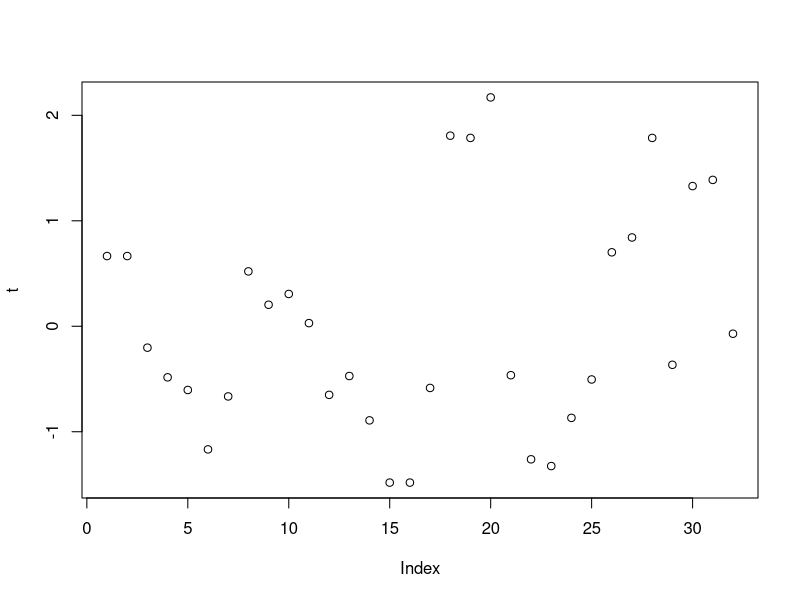

Recreate this plot in R. (Note: this script raises an error after producing the figure.)
## ---- chunk 1
knitr::opts_chunk$set(echo = TRUE)
library(tidyverse)
library(car)
## ---- chunk 2
mtcars
## ---- chunk 3
reg <- lm(mpg~carb, data = mtcars) # the fuel consumption in miles per gallon ~ number of carburetors
summary(reg)

## ---- chunk 4
reduced <- lm(mpg ~ carb, data = mtcars) # simple linear regression predicting Y in terms of X 
full <- lm(mpg ~ as.factor(carb), data = mtcars) # using group means to predict Y for each value of X, thus treating X as a categorical variable

anova(reduced, full)
## ---- chunk 5
# Studentized residuals and testing for outliers
t <- rstudent(reg)
par(mfrow=c(1,1)) # Return to the 1x1 plot window 
plot(t)
t[ abs(t) > 2 ]
n = length(carb)
qt( 0.025/n, n-2 ) # -3.478736
t[ abs(t) > abs(qt( 0.025/n, n-2 ))]
## ---- chunk 6
outlierTest(reg)
## ---- chunk 7
library(MASS)
muscle
## ---- chunk 8
reg2 <- lm(Length~Conc, data = muscle)
summary(reg2)
## ---- chunk 9
anova(reg2)
qf(0.95, df1 = 1, df2 = 58)
## ---- chunk 10
confint(reg2, "Conc", level = 0.95)
## ---- chunk 11
summary(reg2)$r.square
## ---- chunk 12
# muscle 
predict(reg2, data.frame(Conc = 2.5), interval = "confidence", level = 0.90)
## ---- chunk 13
predict(reg2, data.frame(Conc = 2.5), interval = "prediction", level = 0.90)
## ---- chunk 14
par(mfrow=c(2,2))
plot(reg2)
## ---- chunk 15
t <- rstudent(reg2)
shapiro.test(t)
## ---- chunk 16
ncvTest(reg2)
## ---- chunk 17
boxcox(reg2)
## ---- chunk 18
boxcox(reg2, lambda = seq(1, 2, 0.01))
## ---- chunk 19
attach(muscle)
z <- Length^(1.4)
newReg2 <- lm(z~Conc)
shapiro.test(rstudent(newReg2))
## ---- chunk 20
reduced2 <- lm(Length ~ Conc, data = muscle)
full2 <- lm(Length ~ as.factor(Conc), data = muscle)

plot(Conc, Length)
abline(reduced2,col="red",lwd = 4)
points(Conc, predict(full2), col="blue", lwd = 10 )
## ---- chunk 21
anova(reduced2, full2)
